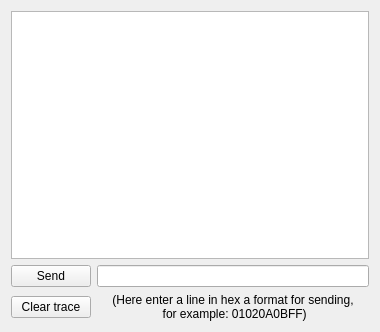
<?xml version="1.0" encoding="UTF-8"?>
<ui version="4.0">
 <class>TraceWidget</class>
 <widget class="QWidget" name="TraceWidget">
  <property name="geometry">
   <rect>
    <x>0</x>
    <y>0</y>
    <width>380</width>
    <height>332</height>
   </rect>
  </property>
  <property name="windowTitle">
   <string>Form</string>
  </property>
  <layout class="QGridLayout" name="gridLayout">
   <item row="0" column="0" colspan="2">
    <widget class="QTextEdit" name="textEdit">
     <property name="readOnly">
      <bool>true</bool>
     </property>
    </widget>
   </item>
   <item row="1" column="0">
    <widget class="QPushButton" name="sendButton">
     <property name="text">
      <string>Send</string>
     </property>
    </widget>
   </item>
   <item row="1" column="1">
    <widget class="QLineEdit" name="lineEdit"/>
   </item>
   <item row="2" column="0">
    <widget class="QPushButton" name="clearButton">
     <property name="text">
      <string>Clear trace</string>
     </property>
    </widget>
   </item>
   <item row="2" column="1">
    <widget class="QLabel" name="label">
     <property name="text">
      <string>(Here enter a line in hex a format for sending, 
 for example: 01020A0BFF)</string>
     </property>
     <property name="alignment">
      <set>Qt::AlignCenter</set>
     </property>
    </widget>
   </item>
  </layout>
 </widget>
 <resources/>
 <connections/>
</ui>
